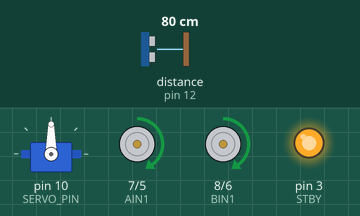
Bench run of a sketch on a simulated Arduino Uno, built with avr-gcc and run on an emulated ATmega328P. Shown: servo, direction and speed pins drawn as motors (green arrow = direction pin HIGH = forward, orange = LOW = backward, longer = more drive, stopped while the standby pin is LOW), output pins drawn as LEDs (lit = HIGH). Wiring (inferred from the names in the program): ultrasonic range finder: trigger pin 13; echo pin 12. The inputs (shaded band) are chosen by the test bench; at power-on: distance to the obstacle (sensor on pin 12) 80 cm. The echo pulse lasts 58.3 µs per cm; pins used as bus, display or sensor lines are not drawn.

Above: at 1.2 s.
1.3 s: distance to the obstacle (sensor on pin 12) set to 30 cm
2.8 s: distance to the obstacle (sensor on pin 12) set to 24 cm
At 3.3 s:
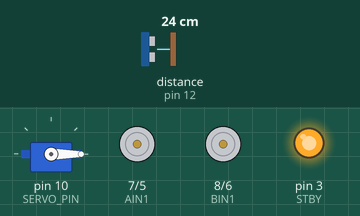
5.8 s: distance to the obstacle (sensor on pin 12) set to 2 cm
At 7.3 s:
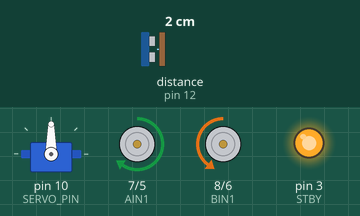
7.8 s: distance to the obstacle (sensor on pin 12) set to 4 cm
At 9.6 s:
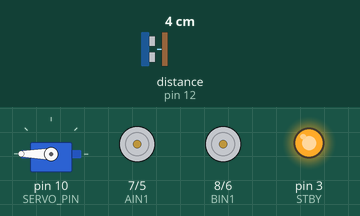
Timing chart, 0 to 11.8 s (numbered marks = the images above; inputs shaded):
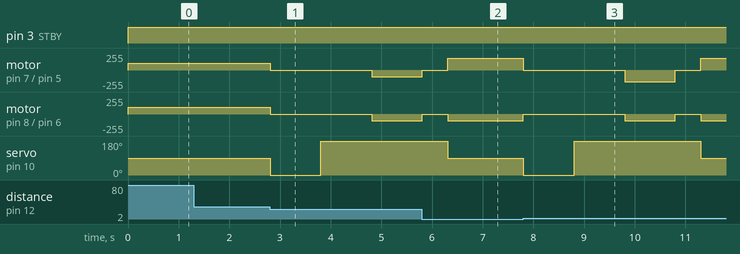

The sketch:

RightObstacle.ino
```cpp
// Define pins for motors, ultrasonic sensor, and servo
#define STBY 3
#define AIN1 7
#define BIN1 8
#define PWMA 5
#define PWMB 6
#define TRIG 13
#define ECHO 12
#define SERVO_PIN 10
#include <Servo.h>
// Define servo object
Servo myServo;

// Initialize the servo position
int servoPosition = 90;  // Start at the middle (90 degrees)

// Function to initialize all the pins
void setup() {
  // Initialize motor pins
  pinMode(STBY, OUTPUT);
  pinMode(AIN1, OUTPUT);
  pinMode(BIN1, OUTPUT);
  pinMode(PWMA, OUTPUT);
  pinMode(PWMB, OUTPUT);

  // Initialize ultrasonic sensor pins
  pinMode(TRIG, OUTPUT);
  pinMode(ECHO, INPUT);

  // Initialize servo motor
  myServo.attach(SERVO_PIN);
  myServo.write(servoPosition); // Initial position

  // Start the serial communication
  Serial.begin(9600);
}

// Function to measure distance using ultrasonic sensor
long measureDistance() {
  digitalWrite(TRIG, LOW);
  delayMicroseconds(2);
  digitalWrite(TRIG, HIGH);
  delayMicroseconds(10);
  digitalWrite(TRIG, LOW);

  long duration = pulseIn(ECHO, HIGH);
  long distance = duration * 0.034 / 2;
  return distance;
}

// Function to move the robot forward
void forward(int speed) {
  digitalWrite(STBY, 1);
  digitalWrite(AIN1, 1);
  digitalWrite(BIN1, 1);
  analogWrite(PWMA, speed);
  analogWrite(PWMB, speed);
}

// Function to stop the robot
void stop(int arrete) {
  digitalWrite(STBY, 1);
  digitalWrite(AIN1, 1);
  digitalWrite(BIN1, 1);
  analogWrite(PWMA, arrete);
  analogWrite(PWMB, arrete);
}

// Function to move the robot backward
void backwards(int back) {
  digitalWrite(STBY, 1);
  digitalWrite(AIN1, 0);
  digitalWrite(BIN1, 0);
  analogWrite(PWMA, back);
  analogWrite(PWMB, back);
  delay(1000); // Move backward for 1 second (adjust based on your need)
  forward(0); // Stop after backing up
}

// Function to turn the robot left
void left(int leaf) {
  digitalWrite(STBY, 1);
  digitalWrite(AIN1, 1);
  digitalWrite(BIN1, 0);
  analogWrite(PWMA, leaf);
  analogWrite(PWMB, leaf);
}

// Function to turn the robot right
void right(int rule) {
  digitalWrite(STBY, 1);
  digitalWrite(AIN1, 0);
  digitalWrite(BIN1, 1);
  analogWrite(PWMA, rule);
  analogWrite(PWMB, rule);
}
void makeUTurn(int speedValue) {
  digitalWrite(AIN1, HIGH);
  analogWrite(PWMA, speedValue);
  digitalWrite(BIN1, LOW);
  analogWrite(PWMB, speedValue / 2);
  digitalWrite(STBY, HIGH);
}

// Main loop
void loop() {
  long distance = measureDistance();  // Measure the distance from the obstacle

  // If no obstacle detected, move forward
  if (distance > 26 || distance == 0) {
    forward(100);  // Move forward at full speed
  }
  // If obstacle detected between 2 and 26 cm, stop and evaluate further
  else if (distance <= 26 && distance >= 2) {
    stop(0);  // Stop the car

    // Turn the servo right to check the right side first
    myServo.write(0);
    delay(1000);  // Give time for servo to move
    long rightDistance = measureDistance();

    // If nothing detected on the right, try moving right
    if (rightDistance > 26 || rightDistance == 0) {
      right(100);  // Turn right
      delay(1000);  // Turn for 1 second
      forward(100);  // Move forward again
    } else {
      // If something is detected on the right, turn the servo left to check the left side
      myServo.write(180);
      delay(1000);  // Give time for servo to move
      long leftDistance = measureDistance();

      // If nothing detected on the left, try moving left
      if (leftDistance > 26 || leftDistance == 0) {
        left(100);  // Turn left
        delay(1000);  // Turn for 1 second
        forward(100);  // Move forward again
      }
      // If something is detected on both sides, go backward
      else {
        backwards(100);
        delay(500);
        makeUTurn(175);  // Move backward
      }
    }

    // After checking right and left, return the servo to 90 degrees (center)
    myServo.write(90);  // Center the servo
    delay(1000);  // Give time for the servo to move back to 90 degrees
  }
}
```

Measured:
- the behaviour switches between 28 and 27 cm on distance to the obstacle (sensor on pin 12) (found by bisection; images 0 and 1)
- after the input at 1.3 s, every drawn part: stays the same
- after the input at 2.8 s, motor on pin 7 (AIN1) / pin 5 (PWMA), motor on pin 8 (BIN1) / pin 6 (PWMB): forward 100/255 → stopped at once, → backward 100/255 2.0 s later; servo on pin 10 (SERVO_PIN): 90° → 0° at once, → 180° 1.0 s later
- after the input at 5.8 s, motor on pin 7 (AIN1) / pin 5 (PWMA): goes on until 6.3 s, then stays forward 175/255; motor on pin 8 (BIN1) / pin 6 (PWMB): goes on until 6.3 s, then stays backward 100/255; servo on pin 10 (SERVO_PIN): goes on until 6.3 s, then stays 90°
- after the input at 7.8 s, motor on pin 7 (AIN1) / pin 5 (PWMA): forward 175/255 → stopped at once, → backward 175/255 2.0 s later, → stopped 1.0 s later, → forward 175/255 0.50 s later; motor on pin 8 (BIN1) / pin 6 (PWMB): backward 100/255 → stopped at once, → backward 100/255 2.0 s later, → stopped 1.0 s later, → backward 100/255 0.50 s later
